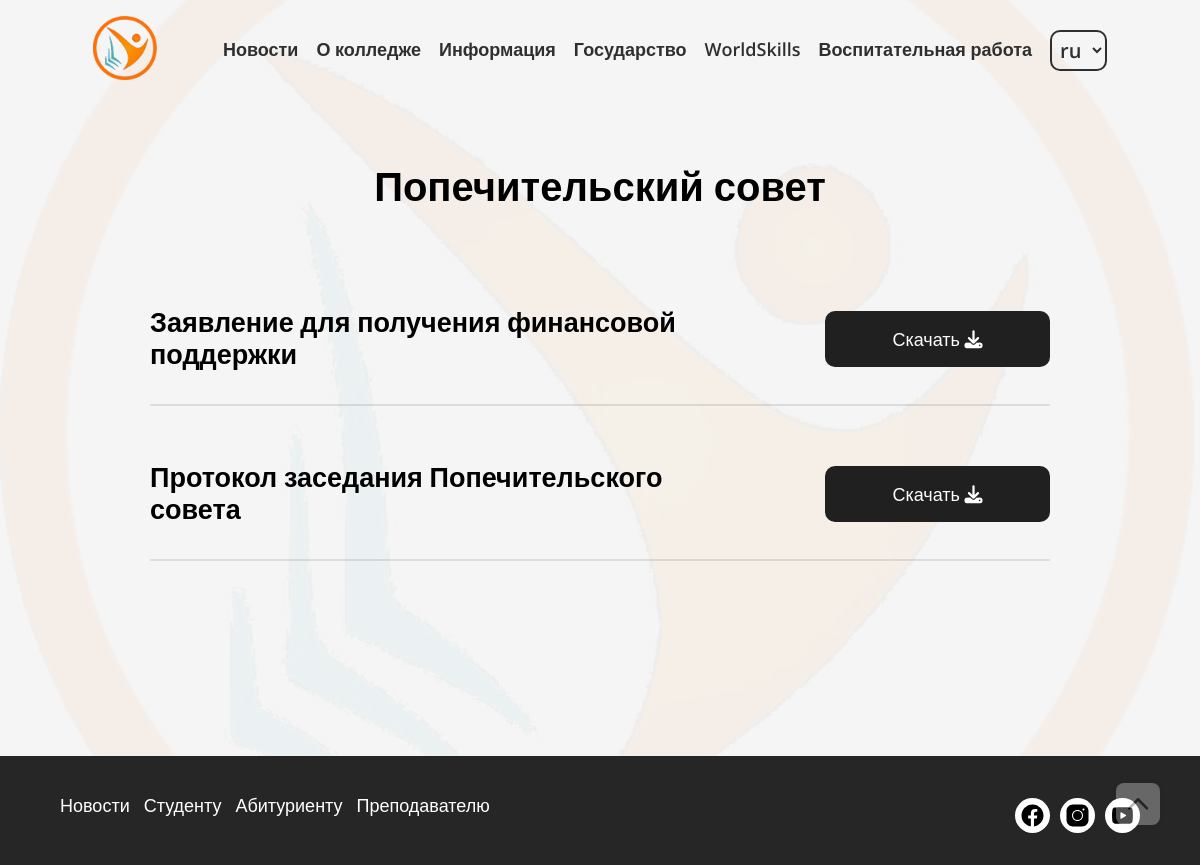
Page /ru/board-of-trustees/ on the committed database.
### about_college/models.py (models this page shows, shortened)
class BoardOfTrusteesModel(models.Model):
    title = models.CharField(verbose_name='Наименование документа', max_length=255 )
    file = models.FileField(upload_to="uploads/about-college/board-of-trustees",verbose_name="Документ")
    public = models.BooleanField(verbose_name='Опубликовать', default=True)
    class Meta:
        verbose_name = 'Документ для попечительского совета'
        verbose_name_plural = 'Документ для попечительского совета'

### about_college/views.py (the view)
# urls.py: path('board-of-trustees/', views.about_board_of_trustees, name = 'board-of-trustees'),
def about_board_of_trustees(request):
    documents = BoardOfTrusteesModel.objects.all().filter(public=True).order_by('title')
    return render(request, 'about_college/counsil.html', {
        'title': 'Попечительский совет',
        'documents': documents
    })

### about_college/templates/about_college/counsil.html (shortened to what this page needs)
{% include 'main/base.html' %}
{% load static i18n %}
{% block content %}
<link rel="stylesheet" href="/static/about_college/css/college_history.css" />
<link rel="stylesheet" href="/static/state/css/anti__coruption.css" />
<div class="page" id="page">
    <h1>{{ title }}</h1>
    {% if documents.count > 0 %}
        {% for document in documents %}
            {% if document.file %}
                <div class="anti__coruption">
                    <h2>{{ document.title }}</h2>
                    <a href="/static/media/{{ document.file }}" class='link' download>{% trans 'Скачать' %} <i class="fa-solid fa-download"></i></a>
                </div>
            {% endif  %}
        {% endfor %}
    {% else %}
        {% comment %} <img src="/static/eduactional_work/img/general_information/search.png" alt="General information search"> {% endcomment %}
        <h2>{% trans 'Documents not found' %}</h2>
    {% endif %}
</div>
{% endblock content %}

### main/static/main/css/main.css (style rules this page uses)
* { box-sizing: border-box; padding: 0; text-decoration: none; outline: none; border: none; margin: 0; font-family: 'Open Sans',sans-serif; }
body { background-color: #f5f5f5; color: black; font-size: 18px; font-family: 'Gill Sans', 'Gill Sans MT', Calibri, 'Trebuchet MS', sans-serif; overflow-x: hidden; position: relative; padding-bottom: 10vh; }
h1, h2, h3, h4, h5, h6 { font-family: 'Roboto', sans-serif; }
h1 { padding: 4vh 0; font-size: calc((1vw + 1vh) * 2); }
h2 { display: block; font-size: 1.5em; margin-block-start: 0.83em; margin-block-end: 0.83em; margin-inline-start: 0px; margin-inline-end: 0px; }
.page { min-height: 82vh; height: 100%; display: flex; justify-content: start; align-items: center; }

### about_college/static/about_college/css/college_history.css (style rules this page uses)
.page { display: flex; justify-content: start; align-items: center; flex-direction: column; width: 100%; padding-bottom: 25vh; }
.page h1 { padding: 8vh 4vw; }
.link { background-color: var(--primary); color: var(--white); width: 95vw; border-radius: 10px; padding: 2vh 4vw; text-align: center; }
.page a { width: 100%; max-width: 80vw; }

### state/static/state/css/anti__coruption.css (style rules this page uses)
.anti__coruption { display: grid; grid-template-columns: 65% 25%; gap: 10%; justify-content: center; align-items: center; width: 100%; max-width: 90vw; border-bottom: 2px solid rgb(0,0,0, .1); margin-bottom: 3vh; padding: 10px 0; max-width: 75vw; }

### main/static/main/css/variables.css (style rules this page uses)
:root { --Inter: 'Inter', sans-serif; --orange:#f86624; --primary: #202020; --black: #000000; --white: #fff; }

### rows in the picture
BoardOfTrusteesModel: title "Заявление для получения финансовой поддержки"
BoardOfTrusteesModel: title "Протокол заседания Попечительского совета"

### other values in the picture
{{ title }} "Попечительский совет"
form field language "ru"
